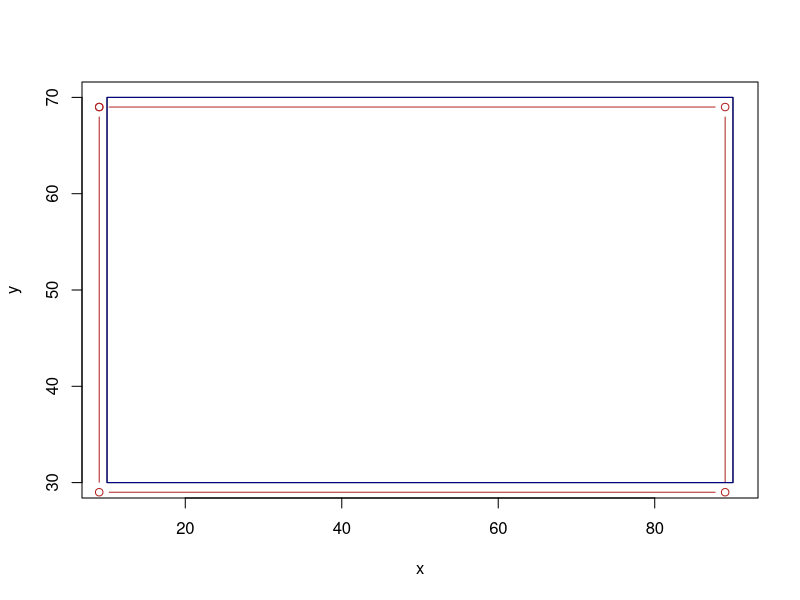
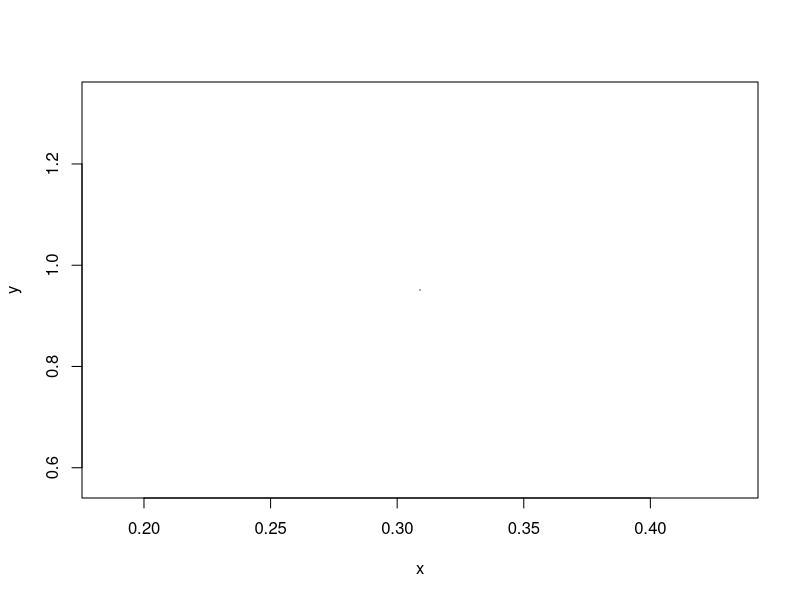

These figures' R source, in order:
#-------------------------------------------------------------#
# Description: Estimation de pi par la méthode de Monte Carlo
#-------------------------------------------------------------#

#-------------------------------------------------------------#
#Parti booléen pour les partie

section_pi<-FALSE


#Comment tirer uniformément au hasard n points dans un rectangle ? Indication: utiliser la primitive runif, qui permet de tirer uniformément au hasard un ou plusieurs points dans un intervalle.

#runif(n, min = 0, max = 1)

#Comment faire pour savoir si un point de coordonnées (x,y) appartient ou non au cercle de centre (0,0) et de rayon R ?
#(x,y)€ cercle => x²+y²<=R²


#Définir une fonction mc.pi qui prend en argument un entier n, et renvoie une valeur approchée de π, obtenue à l’aide de la méthode de Monte Carlo, et avec n points tirés uniformément au hasard.

mc.pi<-function(n){
  #point alea
  x<-runif(n, min = 0, max = 1)
  y<-runif(n, min = 0, max = 1)
  R<-1 #rayon du cercle
  N<-0 #nombre de points dans le cercle
  for (i in 1:n){
    if (x[i]^2+y[i]^2<=R^2){N<-N+1} #si le point est dans le cercle
  }
  return(4*N/n)
}

#function test grandeur de mc.pi
testmc.pi<-function(n){
  s<-1:n
  s<-10**s
  res<-sapply(s,mc.pi)
  return(res)
}

#testmc.pi(8)

#Estimations
#Dans cette section, vous allez définir une matrice PIE de taille t*p (avec t=50 et p=7), contenant des estimations de π. Plus précisément, la coordonnée (i,j) de PIE (avec 1<=i<=t et 1<=j<=p) doit contenir une estimation de π effectuée avec n=10**j points. Ainsi, la j-ième colonne de PIE contient t estimations de π, toutes effectuées avec n=10**j points. Toutes les estimations seront faites de façon indépendante les unes des autres.
if(section_pi){ t <- 50
  p <- 7
  PIE <- matrix(0, t, p)
  for (i in 1:t) {
    for (j in 1:p) {
      PIE[i, j] <- mc.pi(10**j)
    }
  }
  #Dans cette section, vous allez définir un vecteur tE de taille p contenant le temps moyen mis pour obtenir de telles estimations. Plus précisément, la j-ième coordonnée du vecteur tE (avec 1<=j<=p) doit contenir le temps moyen mis pour effectuer une estimation de π, chacune de ces estimations étant effectuée avec n=10**j points.
  #Indication: utiliser la primitive system.time, qui renvoie le temps mis pour évaluer un expression donnée et la primitive replicate qui répète l’évaluation d’une expression.

  tE <- system.time(replicate(p, mc.pi(10**j)))
  tE


  #Erreur relative
  #Quelle est la formule pour l’erreur relative entre une valeur et son estimation ? Définir une matrice ERR de taille t*p dont la coordonnée (i,j) est l’erreur relative entre π et son estimation PIE[i,j].

  #la valeur absolue
  ERR <- abs(PIE / pi - 1)

  par(mfrow = c(1, 2), mar = c(4, 4, 2, 2) + 0.1)
  boxplot(ERR, main = 'Erreur relative sur PI', log = 'y', xlab = '#points', ylab = 'Rel. Error')
  plot(10^(1:p), tE, type = 'b', main = 'Temps moyen d\'une simulation', log = 'x', xlab = '#points', ylab = 'Time') }





## Definition d'une fonction très utile
creer_polygone <- function (x,y) {
  matrix(c(x, x[1], y, y[1]), ncol=2,dimnames=list(c(), c("x","y")))
}

carre <- creer_polygone(c(10,10,90,90), c(30, 70, 70, 30))
## Une permutation cyclique des points donne le même polygone
carre <- creer_polygone(c(10,90,90,10), c(70, 70, 30, 30))
## En revanche, le code suivant ne définit pas un rectangle,
## mais un polygone dont les arêtes se croisent.
papillon <- creer_polygone(c(10,90,10,90), c(30,70,70,30))
## pour finir, voici un losange.
losange <- creer_polygone(c(50,10,50,90),c(30,50,70,50))

print(carre)
#affiche un plot du carre
#+BEGIN_SRC R :exports both :file act07/dessin_poly.jpg :width 300 :height 300 :session poly plot(carre, type=’l’) lines(papillon -1, type=’b’, col=’firebrick’) lines(losange, type=’l’, col=’darkblue’) #+END_SRC R

dessin_polynome<-function(polynome){
    plot(polynome, type="l")
    lines(polynome -1, type="b", col="firebrick")
    lines(polynome, type="l", col="darkblue")
}

dessin_polynome(carre)

#Définir une fonction reg_poly <- function(n, r=1) { ... } qui prend en argument un entier n, un réel strictement positif r (de valeur 1 par défaut), et qui renvoie un polygone p vérifiant:
#le polygone p a n côtés,
#il est inscrit dans un cercle de centre (0,0) et de rayon r.

reg_poly<-function(n, r=1){
  #Tous les sommets d’un polygone régulier peuvent être engendrés à partir d’un seul sommet et les images successives d’une rotation: quel est l’angle de cette rotation ? Donnez-le en radians et en fonction du nombre n de côtés du polygone.
  #Quelles sont les coordonnées cartésiennes (x,y) d’un point dont les coordonnées polaires sont (r,theta)?
  #Tester votre fonction reg_poly en dessinant un exemple de polygone régulier (vous pouvez utiliser la fonction dessin_polygone définie précédemment).
  theta<-2*pi/n
  x<-r*cos(theta)
  y<-r*sin(theta)
  return(creer_polygone(x,y))

}

dessin_polynome(reg_poly(5, 1))